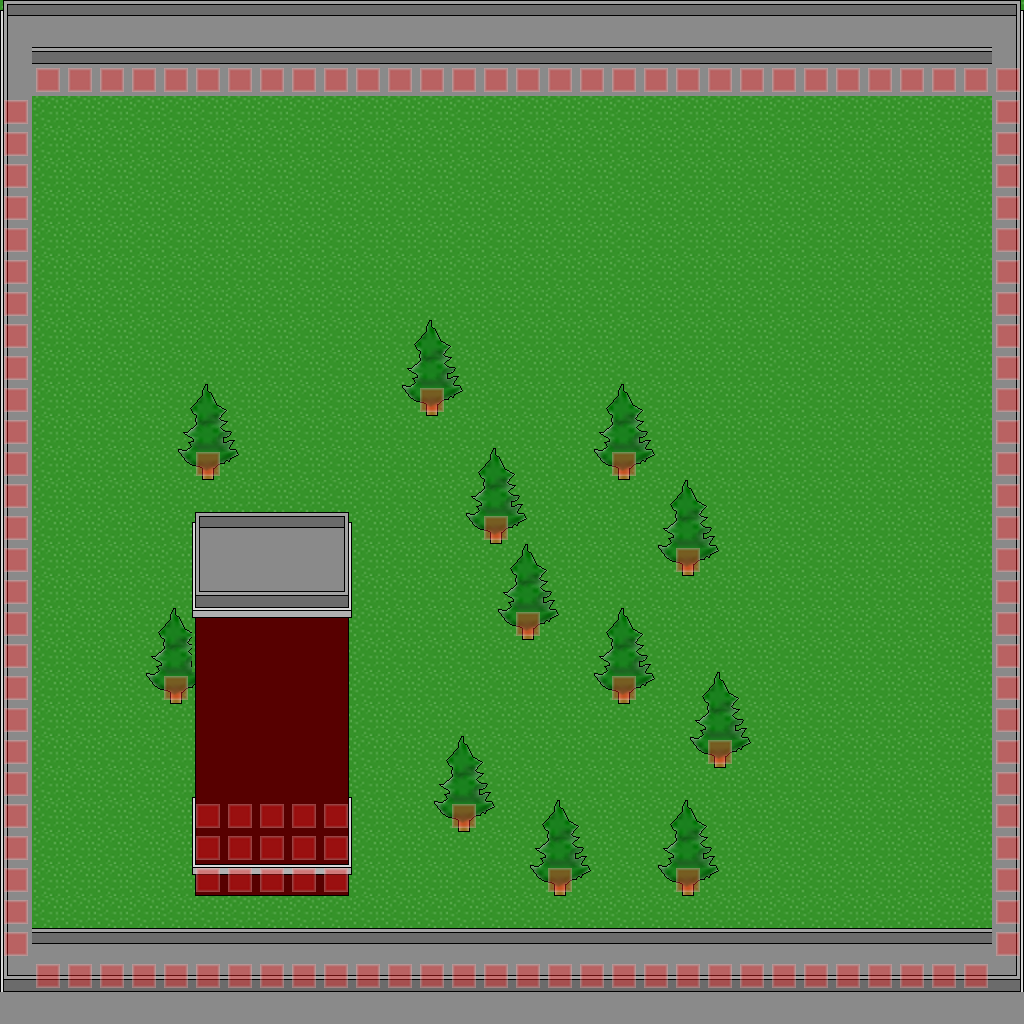

Rendered tile map (Tiled .tmx) drawn with the repository's tilesets; below, a short description and the map source with its tile grids summarised:
An orthogonal 32x32 tile map with 32x32 px tiles, 4 tile layers (bottom, middle, top, collide), 2 tilesets.

<map version="1.4" tiledversion="1.4.2" orientation="orthogonal" renderorder="right-down" width="32" height="32" tilewidth="32" tileheight="32" infinite="0" nextlayerid="6" nextobjectid="2">
 <tileset firstgid="1" source="a-frame-house.tsx" />
 <tileset firstgid="101" source="apartment1.tsx" />
 <layer id="1" name="bottom" width="32" height="32">
  <data>[1024 cells, 1024 non-empty, 1 distinct tile ids]</data>
 </layer>
 <layer id="3" name="middle" width="32" height="32">
  <data>[1024 cells, 239 non-empty, 29 distinct tile ids]</data>
 </layer>
 <layer id="4" name="top" width="32" height="32">
  <data>[1024 cells, 174 non-empty, 52 distinct tile ids]</data>
 </layer>
 <layer id="5" name="collide" width="32" height="32" opacity="0.4">
  <data>[1024 cells, 142 non-empty, 1 distinct tile ids]</data>
 </layer>
 <objectgroup id="2" name="rects" />
</map>
